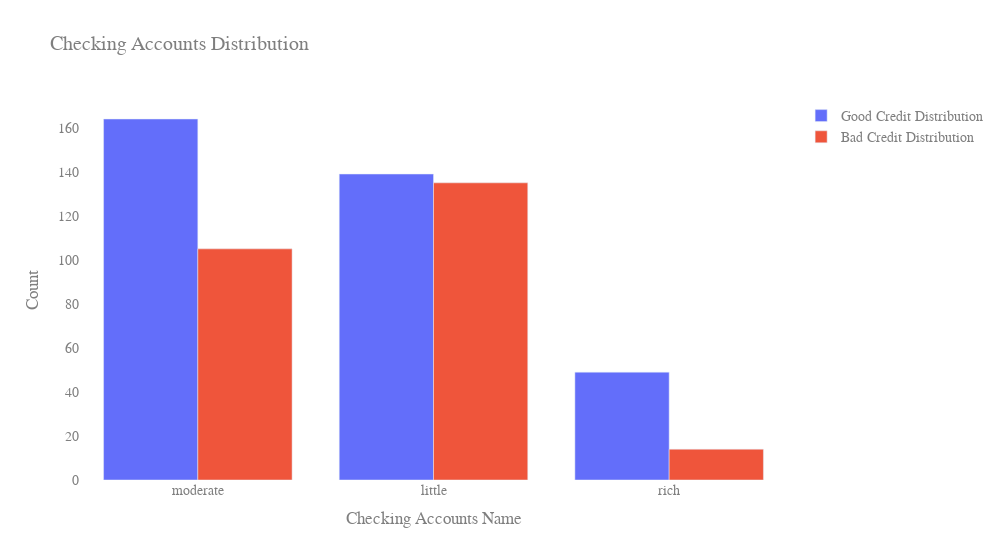

The cell this chart's notebook holds for it:
### Code cell
# First plot
trace0 = go.Bar(
    x=df_credit[df_credit['Risk'] == 'good']['Checking account'].value_counts().index.values,
    y=df_credit[df_credit['Risk'] == 'good']['Checking account'].value_counts().values,
    name='Good Credit Distribution',
    marker=dict(color='#636EFA')
)

# Second plot
trace1 = go.Bar(
    x=df_credit[df_credit['Risk'] == 'bad']['Checking account'].value_counts().index.values,
    y=df_credit[df_credit['Risk'] == 'bad']['Checking account'].value_counts().values,
    name='Bad Credit Distribution',
    marker=dict(color='#EF553B')
)

data = [trace0, trace1]

layout = go.Layout(
    title='Checking Accounts Distribution',
    xaxis=dict(title='Checking Accounts Name'),
    yaxis=dict(title='Count'),
    barmode='group',
    width=1000,
    plot_bgcolor='rgba(0,0,0,0)',
    paper_bgcolor='rgba(0,0,0,0)',
    font=dict(family='Arial, sans-serif', size=14, color='#7f7f7f')
)

fig = go.Figure(data=data, layout=layout)

fig.show()

### Figure 1 — Plotly figure (JSON) as saved in the notebook; plotly's stock layout.template omitted (floating-point values rounded to 4 significant figures)
{"data": [{"marker": {"color": "#636EFA"}, "name": "Good Credit Distribution", "type": "bar", "x": ["moderate", "little", "rich"], "y": [164, 139, 49]}, {"marker": {"color": "#EF553B"}, "name": "Bad Credit Distribution", "type": "bar", "x": ["little", "moderate", "rich"], "y": [135, 105, 14]}], "layout": {"barmode": "group", "font": {"color": "#7f7f7f", "family": "Arial, sans-serif", "size": 14}, "paper_bgcolor": "rgba(0,0,0,0)", "plot_bgcolor": "rgba(0,0,0,0)", "title": {"text": "Checking Accounts Distribution"}, "width": 1000, "xaxis": {"title": {"text": "Checking Accounts Name"}}, "yaxis": {"title": {"text": "Count"}}}}
